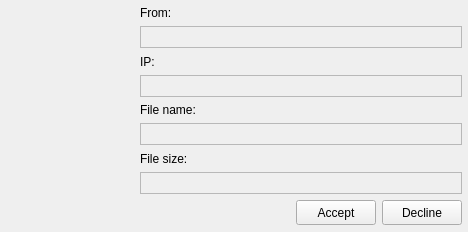
<ui version="4.0" >
 <class>fileRequestWindowClass</class>
 <widget class="QWidget" name="fileRequestWindowClass" >
  <property name="geometry" >
   <rect>
    <x>0</x>
    <y>0</y>
    <width>468</width>
    <height>232</height>
   </rect>
  </property>
  <property name="minimumSize" >
   <size>
    <width>468</width>
    <height>232</height>
   </size>
  </property>
  <property name="maximumSize" >
   <size>
    <width>16777215</width>
    <height>232</height>
   </size>
  </property>
  <property name="windowTitle" >
   <string>File request</string>
  </property>
  <property name="windowIcon" >
   <iconset resource="../../../qutim.qrc" >
    <normaloff>:/icons/crystal_project/save_all.png</normaloff>:/icons/crystal_project/save_all.png</iconset>
  </property>
  <layout class="QGridLayout" >
   <property name="sizeConstraint" >
    <enum>QLayout::SetMaximumSize</enum>
   </property>
   <property name="leftMargin" >
    <number>6</number>
   </property>
   <property name="topMargin" >
    <number>5</number>
   </property>
   <property name="rightMargin" >
    <number>6</number>
   </property>
   <property name="bottomMargin" >
    <number>7</number>
   </property>
   <item row="0" column="0" >
    <widget class="QLabel" name="fileLabel" >
     <property name="minimumSize" >
      <size>
       <width>128</width>
       <height>128</height>
      </size>
     </property>
     <property name="maximumSize" >
      <size>
       <width>128</width>
       <height>128</height>
      </size>
     </property>
     <property name="frameShape" >
      <enum>QFrame::NoFrame</enum>
     </property>
     <property name="text" >
      <string/>
     </property>
     <property name="pixmap" >
      <pixmap resource="../../../qutim.qrc" >:/icons/crystal_project/filerequest.png</pixmap>
     </property>
     <property name="alignment" >
      <set>Qt::AlignCenter</set>
     </property>
    </widget>
   </item>
   <item row="0" column="1" colspan="3" >
    <layout class="QVBoxLayout" >
     <item>
      <widget class="QLabel" name="label" >
       <property name="minimumSize" >
        <size>
         <width>0</width>
         <height>15</height>
        </size>
       </property>
       <property name="maximumSize" >
        <size>
         <width>16777215</width>
         <height>15</height>
        </size>
       </property>
       <property name="text" >
        <string>From:</string>
       </property>
      </widget>
     </item>
     <item>
      <widget class="QLabel" name="fromLabel" >
       <property name="minimumSize" >
        <size>
         <width>0</width>
         <height>22</height>
        </size>
       </property>
       <property name="maximumSize" >
        <size>
         <width>16777215</width>
         <height>22</height>
        </size>
       </property>
       <property name="frameShape" >
        <enum>QFrame::StyledPanel</enum>
       </property>
       <property name="text" >
        <string/>
       </property>
      </widget>
     </item>
     <item>
      <widget class="QLabel" name="label_3" >
       <property name="minimumSize" >
        <size>
         <width>0</width>
         <height>15</height>
        </size>
       </property>
       <property name="maximumSize" >
        <size>
         <width>16777215</width>
         <height>15</height>
        </size>
       </property>
       <property name="text" >
        <string>IP:</string>
       </property>
      </widget>
     </item>
     <item>
      <widget class="QLabel" name="ipLabel" >
       <property name="minimumSize" >
        <size>
         <width>0</width>
         <height>22</height>
        </size>
       </property>
       <property name="maximumSize" >
        <size>
         <width>16777215</width>
         <height>22</height>
        </size>
       </property>
       <property name="frameShape" >
        <enum>QFrame::StyledPanel</enum>
       </property>
       <property name="text" >
        <string/>
       </property>
      </widget>
     </item>
     <item>
      <widget class="QLabel" name="label_2" >
       <property name="minimumSize" >
        <size>
         <width>0</width>
         <height>15</height>
        </size>
       </property>
       <property name="maximumSize" >
        <size>
         <width>16777215</width>
         <height>15</height>
        </size>
       </property>
       <property name="text" >
        <string>File name:</string>
       </property>
      </widget>
     </item>
     <item>
      <widget class="QLabel" name="fileNameLabel" >
       <property name="minimumSize" >
        <size>
         <width>0</width>
         <height>22</height>
        </size>
       </property>
       <property name="maximumSize" >
        <size>
         <width>16777215</width>
         <height>22</height>
        </size>
       </property>
       <property name="frameShape" >
        <enum>QFrame::StyledPanel</enum>
       </property>
       <property name="text" >
        <string/>
       </property>
       <property name="textInteractionFlags" >
        <set>Qt::LinksAccessibleByMouse|Qt::TextSelectableByMouse</set>
       </property>
      </widget>
     </item>
     <item>
      <widget class="QLabel" name="label_4" >
       <property name="minimumSize" >
        <size>
         <width>0</width>
         <height>15</height>
        </size>
       </property>
       <property name="maximumSize" >
        <size>
         <width>16777215</width>
         <height>15</height>
        </size>
       </property>
       <property name="text" >
        <string>File size:</string>
       </property>
      </widget>
     </item>
     <item>
      <widget class="QLabel" name="fileSizeLabel" >
       <property name="minimumSize" >
        <size>
         <width>0</width>
         <height>22</height>
        </size>
       </property>
       <property name="maximumSize" >
        <size>
         <width>16777215</width>
         <height>22</height>
        </size>
       </property>
       <property name="frameShape" >
        <enum>QFrame::StyledPanel</enum>
       </property>
       <property name="text" >
        <string/>
       </property>
      </widget>
     </item>
    </layout>
   </item>
   <item row="1" column="1" >
    <spacer>
     <property name="orientation" >
      <enum>Qt::Horizontal</enum>
     </property>
     <property name="sizeHint" stdset="0" >
      <size>
       <width>40</width>
       <height>20</height>
      </size>
     </property>
    </spacer>
   </item>
   <item row="1" column="2" >
    <widget class="QPushButton" name="acceptButton" >
     <property name="minimumSize" >
      <size>
       <width>0</width>
       <height>25</height>
      </size>
     </property>
     <property name="maximumSize" >
      <size>
       <width>16777215</width>
       <height>16777215</height>
      </size>
     </property>
     <property name="text" >
      <string>Accept</string>
     </property>
     <property name="icon" >
      <iconset resource="../../../qutim.qrc" >
       <normaloff>:/icons/crystal_project/apply.png</normaloff>:/icons/crystal_project/apply.png</iconset>
     </property>
    </widget>
   </item>
   <item row="1" column="3" >
    <widget class="QPushButton" name="declineButton" >
     <property name="minimumSize" >
      <size>
       <width>0</width>
       <height>25</height>
      </size>
     </property>
     <property name="maximumSize" >
      <size>
       <width>16777215</width>
       <height>16777215</height>
      </size>
     </property>
     <property name="text" >
      <string>Decline</string>
     </property>
     <property name="icon" >
      <iconset resource="../../../qutim.qrc" >
       <normaloff>:/icons/crystal_project/cancel.png</normaloff>:/icons/crystal_project/cancel.png</iconset>
     </property>
    </widget>
   </item>
  </layout>
 </widget>
 <layoutdefault spacing="6" margin="11" />
 <resources>
  <include location="../../../qutim.qrc" />
 </resources>
 <connections/>
</ui>
